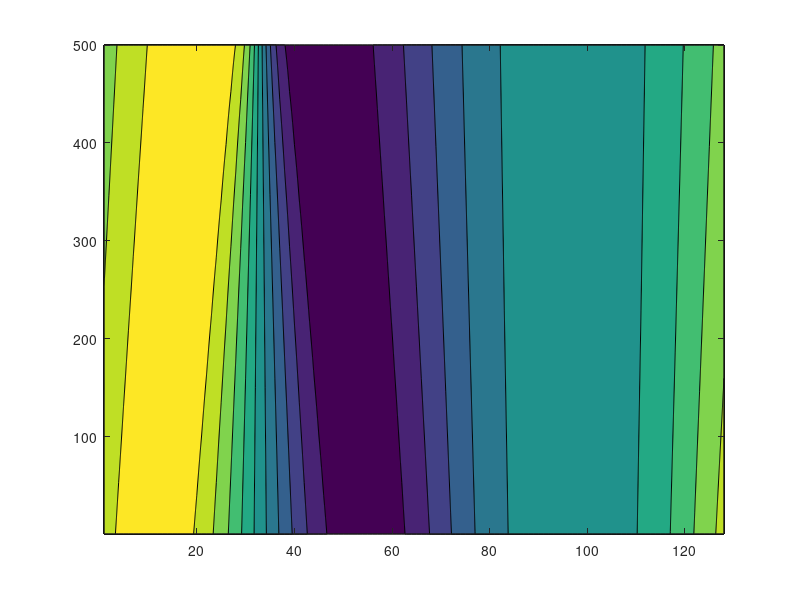
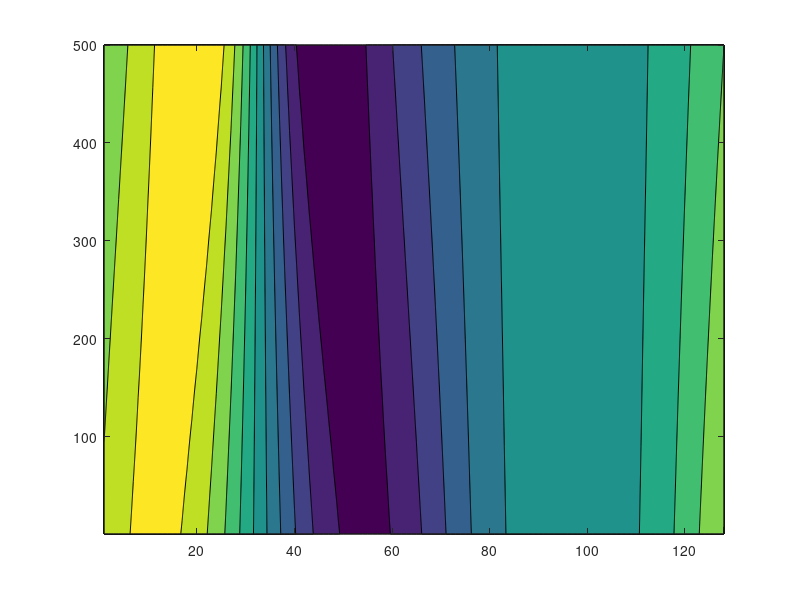
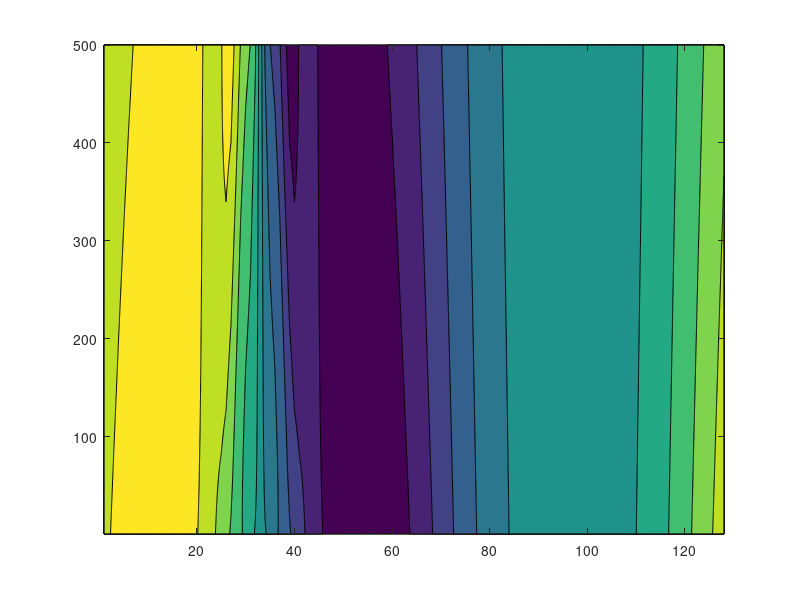

Reproduce these figures in MATLAB, in order.
% STABILITY ANALYSIS

clear all
close all


f = @(x) cos(x/16) .* (1 + sin(x/16));
L = 32*pi;


M = 2^7;
h = L/(M);
x = 0:h:L-h;

N = 5000;
k = 0.01;
T = k*N;

U = zeros(M,N);
error = zeros(M,N);
U(:,1) = f(x);
V = U;
W = U;

e = ones(M,1);
diagVecA = [-M+1 -M+2 -2:2 M-2 M-1];
A = (k/(h^4)) * spdiags([-4*e e e -4*e 6*e -4*e e e -4*e], diagVecA, M, M);

diagVecB = [-M+1 -1:1 M-1];
B = (k/(h^2)) * spdiags([e e -2*e e e], diagVecB, M, M);

diagVecD = [-M+1 -1 1 M-1];
D = (k/(4*h)) * spdiags([1*e -1*e 1*e -1*e], diagVecD, M, M);

R = spdiags(U(:,1),0,M,M);


for n = 1:N-1
    U(:,n+1) = (eye(M) - A - B)*U(:,n) - D*(U(:,n).^2);
    V(:,n+1) = (eye(M) - A - B)*V(:,n) - D*(R*V(:,n));
end

figure
contourf(U(:,1:500)')

figure
contourf(V(:,1:500)')


RR = spdiags(U(:,N/5),0,M,M);

for n = 1:N-1
    W(:,n+1) = (eye(M) - A - B)*W(:,n) - D*(RR*W(:,n));
end

figure
contourf(W(:,1:500)')

